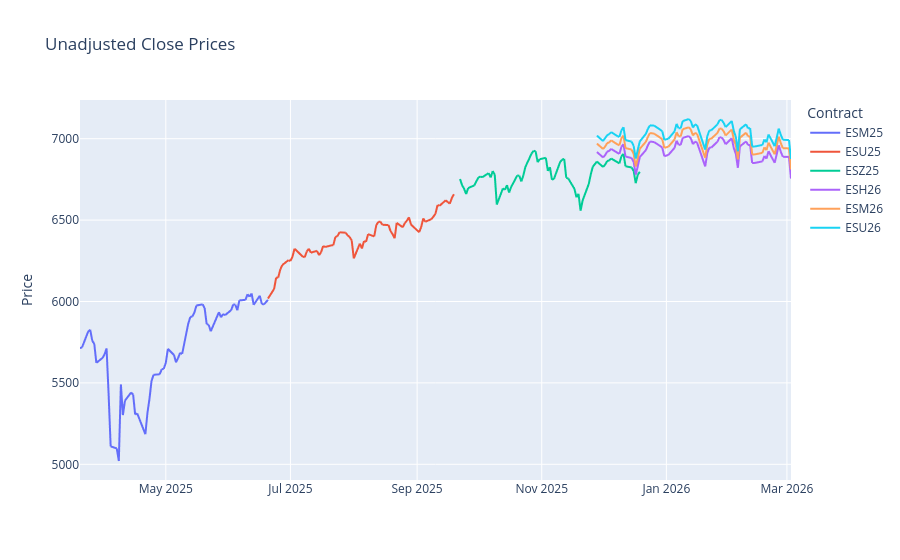

The code cell stored with this chart in its notebook:
### Code cell
# plot unadjusted close prices using plotly
fig = px.line(df_close, y=df_close.columns, title='Unadjusted Close Prices')
fig.update_layout(xaxis_title=None, yaxis_title="Price")
fig.update_layout(legend_title='Contract')
fig.show()

### Figure 1 — Plotly figure (JSON) as saved in the notebook; plotly's stock layout.template omitted (floating-point values rounded to 4 significant figures; data arrays with more than 128 entries replaced by an {"elided": "..."} marker saying what was removed)
{"data": [{"hovertemplate": "variable=ESM25<br>Time=%{x}<br>value=%{y}<extra></extra>", "legendgroup": "ESM25", "line": {"color": "#636efa", "dash": "solid"}, "marker": {"symbol": "circle"}, "mode": "lines", "name": "ESM25", "showlegend": true, "type": "scattergl", "x": {"elided": "239 str values"}, "xaxis": "x", "y": {"elided": "239 float values"}, "yaxis": "y"}, {"hovertemplate": "variable=ESU25<br>Time=%{x}<br>value=%{y}<extra></extra>", "legendgroup": "ESU25", "line": {"color": "#EF553B", "dash": "solid"}, "marker": {"symbol": "circle"}, "mode": "lines", "name": "ESU25", "showlegend": true, "type": "scattergl", "x": {"elided": "239 str values"}, "xaxis": "x", "y": {"elided": "239 float values"}, "yaxis": "y"}, {"hovertemplate": "variable=ESZ25<br>Time=%{x}<br>value=%{y}<extra></extra>", "legendgroup": "ESZ25", "line": {"color": "#00cc96", "dash": "solid"}, "marker": {"symbol": "circle"}, "mode": "lines", "name": "ESZ25", "showlegend": true, "type": "scattergl", "x": {"elided": "239 str values"}, "xaxis": "x", "y": {"elided": "239 float values"}, "yaxis": "y"}, {"hovertemplate": "variable=ESH26<br>Time=%{x}<br>value=%{y}<extra></extra>", "legendgroup": "ESH26", "line": {"color": "#ab63fa", "dash": "solid"}, "marker": {"symbol": "circle"}, "mode": "lines", "name": "ESH26", "showlegend": true, "type": "scattergl", "x": {"elided": "239 str values"}, "xaxis": "x", "y": {"elided": "239 float values"}, "yaxis": "y"}, {"hovertemplate": "variable=ESM26<br>Time=%{x}<br>value=%{y}<extra></extra>", "legendgroup": "ESM26", "line": {"color": "#FFA15A", "dash": "solid"}, "marker": {"symbol": "circle"}, "mode": "lines", "name": "ESM26", "showlegend": true, "type": "scattergl", "x": {"elided": "239 str values"}, "xaxis": "x", "y": {"elided": "239 float values"}, "yaxis": "y"}, {"hovertemplate": "variable=ESU26<br>Time=%{x}<br>value=%{y}<extra></extra>", "legendgroup": "ESU26", "line": {"color": "#19d3f3", "dash": "solid"}, "marker": {"symbol": "circle"}, "mode": "lines", "name": "ESU26", "showlegend": true, "type": "scattergl", "x": {"elided": "239 str values"}, "xaxis": "x", "y": {"elided": "239 float values"}, "yaxis": "y"}], "layout": {"legend": {"title": {"text": "Contract"}, "tracegroupgap": 0}, "title": {"text": "Unadjusted Close Prices"}, "xaxis": {"anchor": "y", "domain": [0, 1], "title": {}}, "yaxis": {"anchor": "x", "domain": [0, 1], "title": {"text": "Price"}}}}
